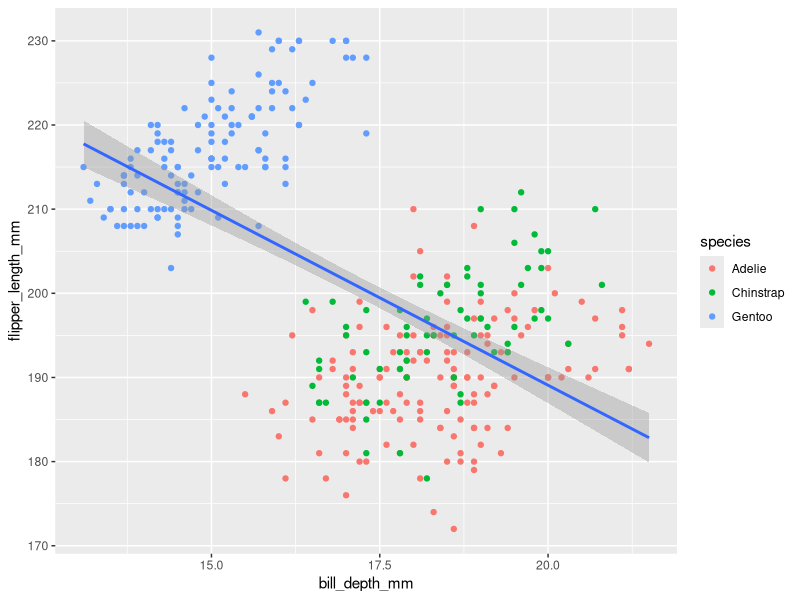
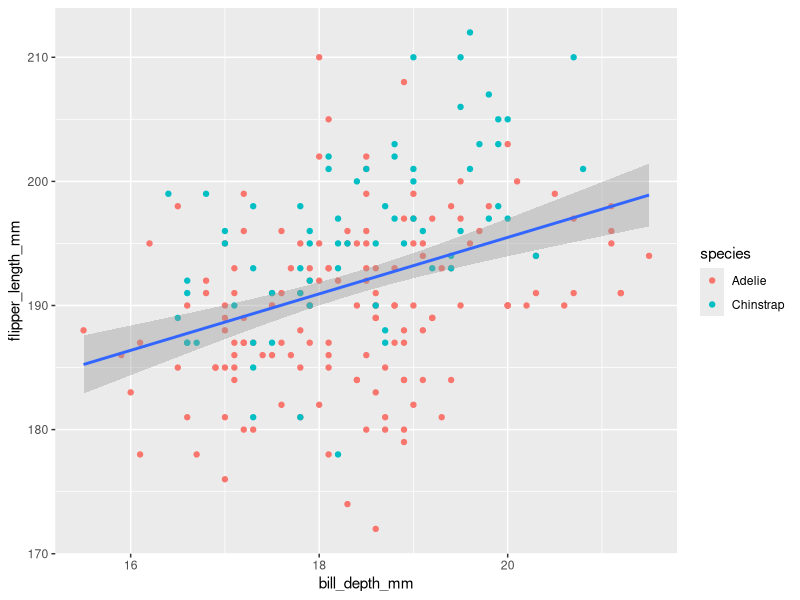
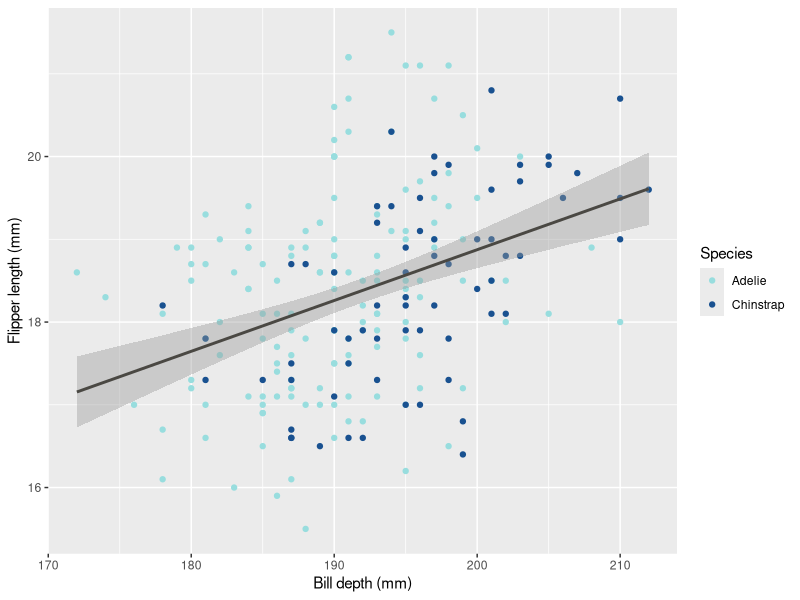
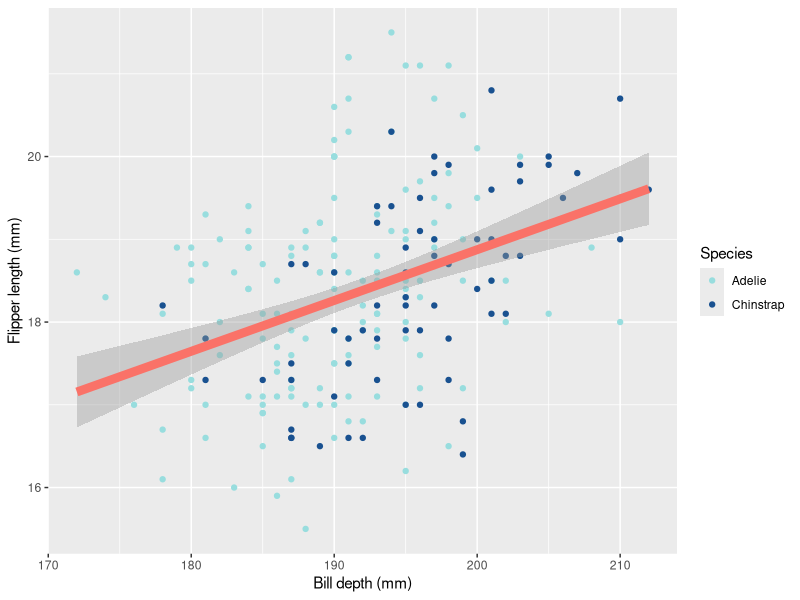
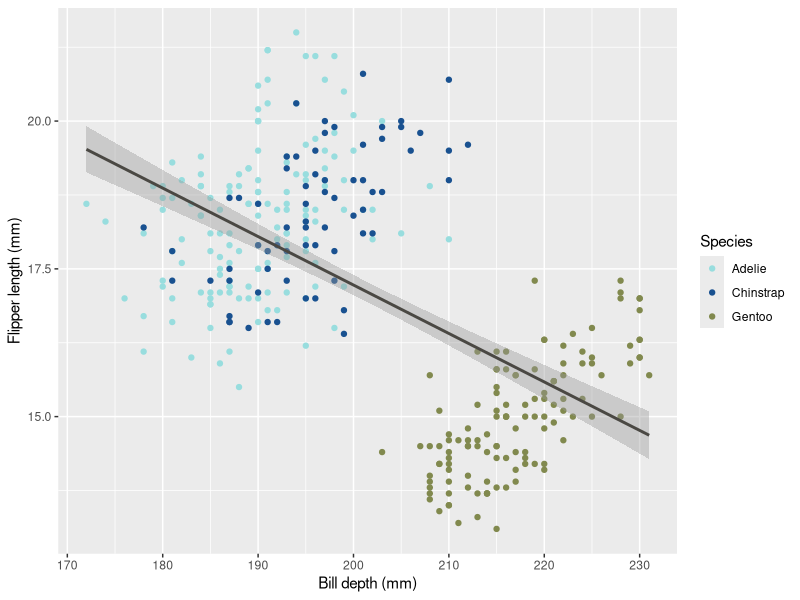

Reproduce these figures in R, in order.
# load packages ----------------------------------------------------------------
library(tidyverse)
library(broom)
library(here)
library(palmerpenguins)

# define colors ----------------------------------------------------------------
beluga <- "#4A4843"
living_coral <- "#FA7268"
turkish_sea <- "#195190"
limpet_shell <- "#98DDDE"
turtle_green <- "#81894E"

# split data -------------------------------------------------------------------

penguins_nongentoo <- penguins %>%
  filter(species != "Gentoo")

# run regression ---------------------------------------------------------------

lm(bill_depth_mm ~ flipper_length_mm, data = penguins) %>% tidy()

lm(bill_depth_mm ~ flipper_length_mm, data = penguins_nongentoo) %>% tidy()

# visualize non-gentoos --------------------------------------------------------

p_nongentoo <- ggplot(penguins_nongentoo) +
  geom_point(aes(x = flipper_length_mm, y = bill_depth_mm, color = species)) +
  geom_smooth(aes(x = flipper_length_mm, y = bill_depth_mm),
              method = "lm", color = beluga) +
  labs(
    x = "Bill depth (mm)",
    y = "Flipper length (mm)",
    color = "Species"
  ) +
  scale_color_manual(
    values = c("Chinstrap" = turkish_sea, "Adelie" = limpet_shell)
  )

ggsave(p_nongentoo,
       filename = here::here("slides/scripts/tab1-fig2/", "penguins-nongentoo.png"),
       width = 7, height = 4,
       dpi = "retina", bg = "transparent")

# plot with color --------------------------------------------------------------

p_nongentoo_hl <- ggplot(penguins_nongentoo) +
  geom_point(aes(x = flipper_length_mm, y = bill_depth_mm, color = species)) +
  geom_smooth(aes(x = flipper_length_mm, y = bill_depth_mm),
              method = "lm", color = living_coral, size = 3) +
  labs(
    x = "Bill depth (mm)",
    y = "Flipper length (mm)",
    color = "Species"
  ) +
  scale_color_manual(
    values = c("Chinstrap" = turkish_sea, "Adelie" = limpet_shell)
  )

ggsave(p_nongentoo_hl,
       filename = here::here("slides/scripts/tab1-fig2/", "penguins-nongentoo-hl.png"),
       width = 7, height = 4,
       dpi = "retina", bg = "transparent")

# plot with all three species --------------------------------------------------
p_all <- ggplot(penguins) +
  geom_point(aes(x = flipper_length_mm, y = bill_depth_mm, color = species)) +
  geom_smooth(aes(x = flipper_length_mm, y = bill_depth_mm),
              method = "lm", color = beluga) +
  labs(
    x = "Bill depth (mm)",
    y = "Flipper length (mm)",
    color = "Species"
  ) +
  scale_color_manual(
    values = c("Gentoo" = turtle_green,
               "Chinstrap" = turkish_sea,
               "Adelie" = limpet_shell)
  )

ggsave(p_all,
       filename = here::here("slides/scripts/tab1-fig2/", "penguins-all.png"),
       width = 7, height = 4,
       dpi = "retina", bg = "transparent")

# how did this happen ----------------------------------------------------------
# https://carbon.now.sh

## 1

# fit model
model <- lm(bill_depth_mm ~ flipper_length_mm, data = penguins)

# print model summary
tidy(model)

## 2

# visualize the relationship
ggplot(penguins) +
  geom_point(
    aes(x = bill_depth_mm, y = flipper_length_mm, color = species)
  ) +
  geom_smooth(
    aes(x = bill_depth_mm, y = flipper_length_mm),
    method = "lm"
  )

## 3

# filter out Gentoos
penguins_nongentoo <- penguins %>%
  filter(species != "Gentoo")

# visualize the relationship
ggplot(penguins_nongentoo) +
  geom_point(
    aes(x = bill_depth_mm, y = flipper_length_mm, color = species)
  ) +
  geom_smooth(
    aes(x = bill_depth_mm, y = flipper_length_mm),
    method = "lm"
  )
